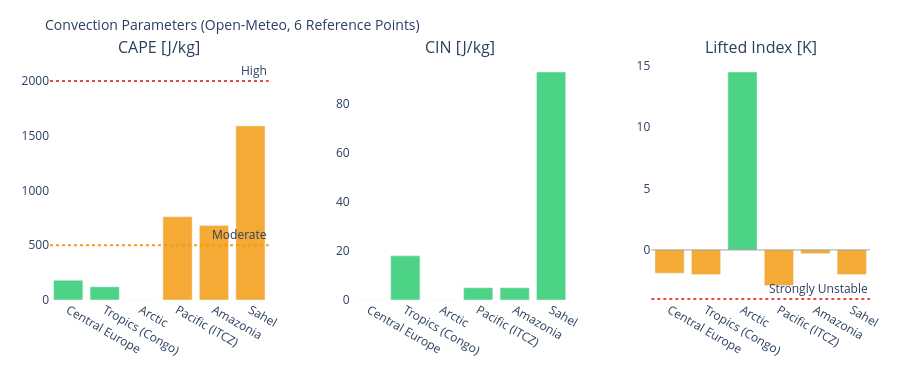

Source (notebook cell):
### Markdown cell above
---
## 3. Visualizations

### Code cell
# ============================================================
# CAPE / CIN / LIFTED INDEX – Convection potential
# ============================================================

if not df_atm.empty:
    fig = make_subplots(
        rows=1, cols=3,
        subplot_titles=['CAPE [J/kg]', 'CIN [J/kg]', 'Lifted Index [K]'],
        horizontal_spacing=0.1
    )
    pts = df_atm['point'].tolist()
    pt_colors = ['#E85D24','#185FA5','#888780','#378ADD','#639922','#F2A623']

    # CAPE – höher = mehr Gewitterpotential
    cape_vals = df_atm['cape'].fillna(0).tolist()
    cape_colors = ['#e74c3c' if v > 2000 else '#f39c12' if v > 500 else '#2ecc71'
                   for v in cape_vals]
    fig.add_trace(go.Bar(x=pts, y=cape_vals, marker_color=cape_colors,
                         opacity=0.85, showlegend=False), row=1, col=1)
    fig.add_hline(y=2000, line_dash='dot', line_color='#e74c3c',
                  annotation_text='High', row=1, col=1)
    fig.add_hline(y=500,  line_dash='dot', line_color='#f39c12',
                  annotation_text='Moderate', row=1, col=1)

    # CIN – negativer = stärker gedeckelt (weniger Auslöse)
    cin_vals = df_atm['cin'].fillna(0).tolist()
    cin_colors = ['#e74c3c' if v < -200 else '#f39c12' if v < -50 else '#2ecc71'
                  for v in cin_vals]
    fig.add_trace(go.Bar(x=pts, y=cin_vals, marker_color=cin_colors,
                         opacity=0.85, showlegend=False), row=1, col=2)

    # Lifted Index – negativ = instabil
    li_vals = df_atm['li'].fillna(0).tolist()
    li_colors = ['#e74c3c' if v < -4 else '#f39c12' if v < 0 else '#2ecc71'
                 for v in li_vals]
    fig.add_trace(go.Bar(x=pts, y=li_vals, marker_color=li_colors,
                         opacity=0.85, showlegend=False), row=1, col=3)
    fig.add_hline(y=0, line_color='gray', line_width=0.7, row=1, col=3)
    fig.add_hline(y=-4, line_dash='dot', line_color='#e74c3c',
                  annotation_text='Strongly Unstable', row=1, col=3)

    fig.update_layout(
        title=dict(text='Convection Parameters (Open-Meteo, 6 Reference Points)', font=dict(size=14)),
        height=380, plot_bgcolor='rgba(0,0,0,0)', paper_bgcolor='rgba(0,0,0,0)',
        margin=dict(l=50, r=30, t=60, b=80)
    )
    fig.update_xaxes(tickangle=30)
    fig.show()

### Figure 1 — Plotly figure (JSON) as saved in the notebook; plotly's stock layout.template omitted (floating-point values rounded to 4 significant figures)
{"data": [{"marker": {"color": ["#2ecc71", "#2ecc71", "#2ecc71", "#f39c12", "#f39c12", "#f39c12"]}, "opacity": 0.85, "showlegend": false, "type": "bar", "x": ["Central Europe", "Tropics (Congo)", "Arctic", "Pacific (ITCZ)", "Amazonia", "Sahel"], "xaxis": "x", "y": [180.0, 120.0, 0.0, 760.0, 680.0, 1590.0], "yaxis": "y"}, {"marker": {"color": ["#2ecc71", "#2ecc71", "#2ecc71", "#2ecc71", "#2ecc71", "#2ecc71"]}, "opacity": 0.85, "showlegend": false, "type": "bar", "x": ["Central Europe", "Tropics (Congo)", "Arctic", "Pacific (ITCZ)", "Amazonia", "Sahel"], "xaxis": "x2", "y": [0.0, 18.0, 0.0, 5.0, 5.0, 93.0], "yaxis": "y2"}, {"marker": {"color": ["#f39c12", "#f39c12", "#2ecc71", "#f39c12", "#f39c12", "#f39c12"]}, "opacity": 0.85, "showlegend": false, "type": "bar", "x": ["Central Europe", "Tropics (Congo)", "Arctic", "Pacific (ITCZ)", "Amazonia", "Sahel"], "xaxis": "x3", "y": [-1.9, -2.0, 14.5, -2.9, -0.3, -2.0], "yaxis": "y3"}], "layout": {"annotations": [{"font": {"size": 16}, "showarrow": false, "text": "CAPE [J/kg]", "x": 0.1333, "xanchor": "center", "xref": "paper", "y": 1.0, "yanchor": "bottom", "yref": "paper"}, {"font": {"size": 16}, "showarrow": false, "text": "CIN [J/kg]", "x": 0.5, "xanchor": "center", "xref": "paper", "y": 1.0, "yanchor": "bottom", "yref": "paper"}, {"font": {"size": 16}, "showarrow": false, "text": "Lifted Index [K]", "x": 0.8667, "xanchor": "center", "xref": "paper", "y": 1.0, "yanchor": "bottom", "yref": "paper"}, {"showarrow": false, "text": "High", "x": 1, "xanchor": "right", "xref": "x domain", "y": 2000, "yanchor": "bottom", "yref": "y"}, {"showarrow": false, "text": "Moderate", "x": 1, "xanchor": "right", "xref": "x domain", "y": 500, "yanchor": "bottom", "yref": "y"}, {"showarrow": false, "text": "Strongly Unstable", "x": 1, "xanchor": "right", "xref": "x3 domain", "y": -4, "yanchor": "bottom", "yref": "y3"}], "height": 380, "margin": {"b": 80, "l": 50, "r": 30, "t": 60}, "paper_bgcolor": "rgba(0,0,0,0)", "plot_bgcolor": "rgba(0,0,0,0)", "shapes": [{"line": {"color": "#e74c3c", "dash": "dot"}, "type": "line", "x0": 0, "x1": 1, "xref": "x domain", "y0": 2000, "y1": 2000, "yref": "y"}, {"line": {"color": "#f39c12", "dash": "dot"}, "type": "line", "x0": 0, "x1": 1, "xref": "x domain", "y0": 500, "y1": 500, "yref": "y"}, {"line": {"color": "gray", "width": 0.7}, "type": "line", "x0": 0, "x1": 1, "xref": "x3 domain", "y0": 0, "y1": 0, "yref": "y3"}, {"line": {"color": "#e74c3c", "dash": "dot"}, "type": "line", "x0": 0, "x1": 1, "xref": "x3 domain", "y0": -4, "y1": -4, "yref": "y3"}], "title": {"font": {"size": 14}, "text": "Convection Parameters (Open-Meteo, 6 Reference Points)"}, "xaxis": {"anchor": "y", "domain": [0.0, 0.2667], "tickangle": 30}, "xaxis2": {"anchor": "y2", "domain": [0.3667, 0.6333], "tickangle": 30}, "xaxis3": {"anchor": "y3", "domain": [0.7333, 1.0], "tickangle": 30}, "yaxis": {"anchor": "x", "domain": [0.0, 1.0]}, "yaxis2": {"anchor": "x2", "domain": [0.0, 1.0]}, "yaxis3": {"anchor": "x3", "domain": [0.0, 1.0]}}}
